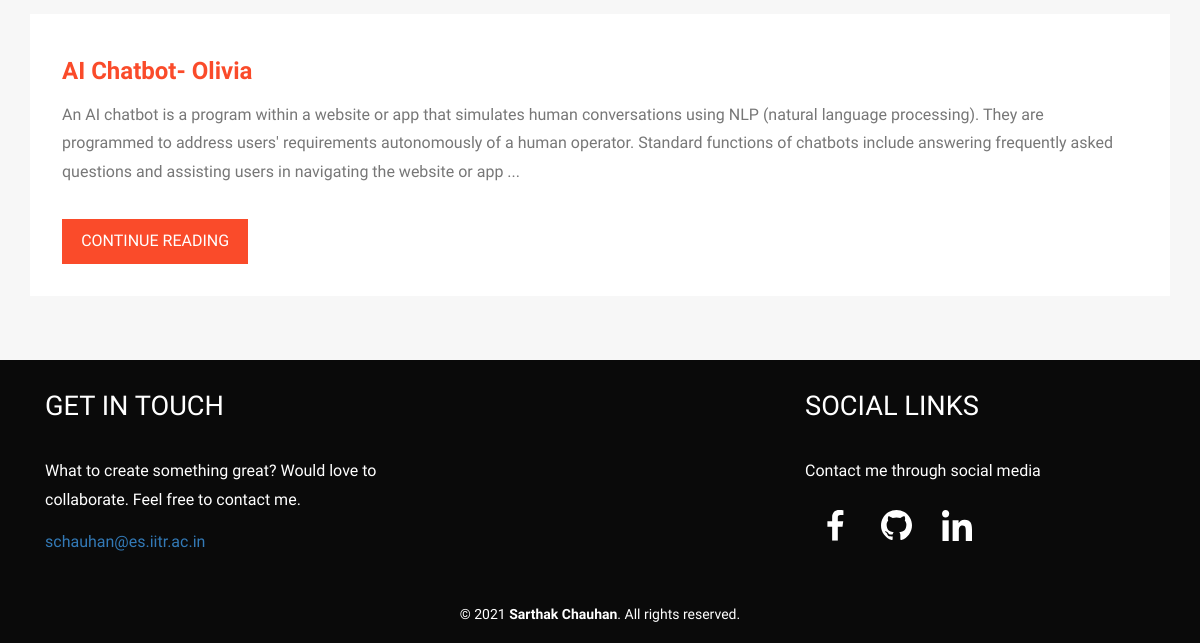
Before: / (lower part) with the older database file.
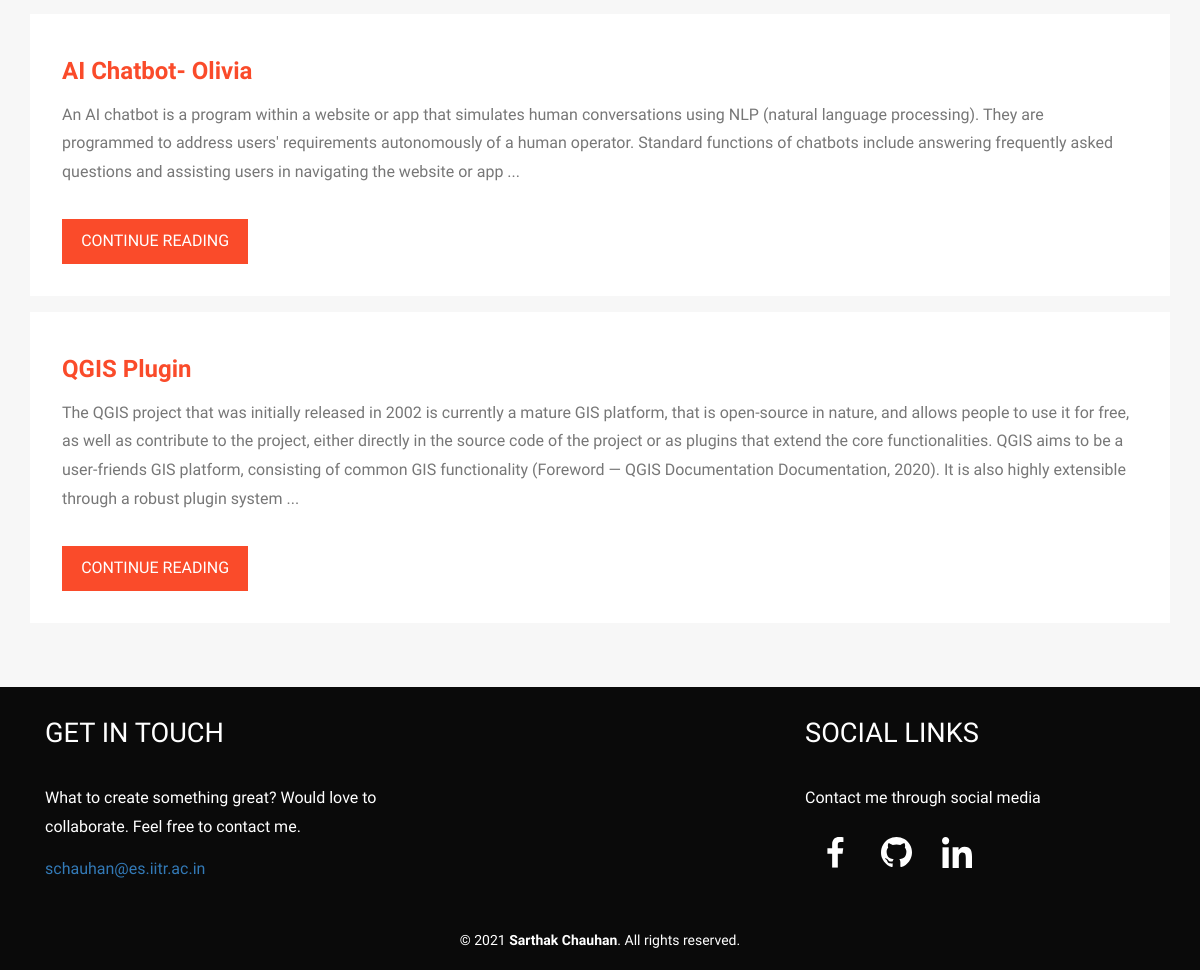
After: the same page with the newer database file.
### app.py (models this page shows)
class Posts(db.Model):
    sno = db.Column(db.Integer, primary_key = True, autoincrement=True)
    title = db.Column(db.String(80), unique = False, nullable = False)
    slug = db.Column(db.String(120), unique = False, nullable = True)
    image_file = db.Column(db.String(30), unique = False, nullable = True)
    content = db.Column(db.String(1000), unique = False, nullable = True)
    date = db.Column(db.String(12), unique = False, nullable = True)
    html_file = db.Column(db.String(120), unique = False, nullable = True)

### app.py (the view)
@app.route('/')
def home():
    posts=Posts.query.filter_by().all()[0:params['posts_in_homepage']]
    return render_template('home.html', params=params, posts=posts)

### templates/home.html (shortened to what this page needs)
<!DOCTYPE HTML>
<html>
	<head>
		<link href="{{ url_for('static', filename='css/bootstrap.css') }}" rel='stylesheet' type='text/css' />
		<link href="{{ url_for('static', filename='css/style.css') }}" rel='stylesheet' type='text/css' />
		<link href="{{ url_for('static', filename='css/animate.min.css') }}" rel="stylesheet">
	</head>
	<body>
		<div class="technology">
			<div id="main-content" class="container">
				{% for post in posts %}
					<div class="tc-ch wow fadeInDown"  data-wow-duration=".8s" data-wow-delay=".2s">
						<h3><a href="/post/{{post.slug}}">{{post.title}}</a></h3>
						<p>{{post.content}} ...</p>
						<div class="bht1">
							<a href="/post/{{post.slug}}">CONTINUE READING</a>
						</div>
						<div class="clearfix"></div>
					</div>
				{% endfor %}
			</div>
		</div>
		<div class="footer">
			<div class="container">
				<div class="col-md-4 footer-left wow fadeInLeft"  data-wow-duration=".8s" data-wow-delay=".2s">
					<h4>GET IN TOUCH</h4>
					<p>What to create something great? Would love to collaborate. Feel free to contact me.</p>
					<a href="mailto:schauhan@es.iitr.ac.in">schauhan@es.iitr.ac.in</a>
				</div>
				<div class="col-md-4 footer-middle wow fadeInDown"  data-wow-duration=".8s" data-wow-delay=".2s">
				</div>
				<div class="col-md-4 footer-right wow fadeInRight"  data-wow-duration=".8s" data-wow-delay=".2s">
					<h4>SOCIAL LINKS</h4>
					<p>Contact me through social media </p>
					<div class="nav navbar-nav navbar-right social-icons wow fadeInRight animated animated" data-wow-delay=".5s" style="visibility: visible; animation-delay: 0.5s; animation-name: fadeInRight;">
						<div class="col-lg-2 col-md-2 col-sm-2 col-xs-2">
							<div id="Facebook">
								<a href="https://www.facebook.com/sarthak.chauhan.5264"> <img src="{{ url_for('static', filename='images/facebook.svg') }}" alt="photo" id="Behance" width="100%"> </a>
							</div>
						</div>
						<div class="col-lg-2 col-md-2 col-sm-2 col-xs-2">
							<div id="Github">
								<a href="https://github.com/Sar1hak"> <img src="{{ url_for('static', filename='images/Github.svg') }}" alt="photo" id="Dribbble" width="100%"> </a>
							</div>
						</div>
						<div class="col-lg-2 col-md-2 col-sm-2 col-xs-2">
							<div id="Linkedin">
								<a href="https://www.linkedin.com/in/sarthak-chauhan-3a8776149/"> <img src="{{ url_for('static', filename='images/linkedin.svg') }}" alt="photo" id="Medium" width="100%"> </a>
							</div>
						</div>
					</div>
					<div class="clearfix"> </div>
				</div>
				<div class="clearfix"></div>
			</div>
		</div>
		<div class="copyright wow"  data-wow-duration=".8s" data-wow-delay=".2s">
			<div class="container">
				<p>© 2021 <a href="/about">Sarthak Chauhan</a>. All rights reserved.</p>
			</div>
		</div>
	</body>
</html>

### static/css/style.css (style rules this page uses)
html, body { font-family: 'Raleway', sans-serif; font-size: 100%; background: #f7f7f7; }
body a,.grid_1,plan_1,plan_1.one,plan_1.two,i.icon1, i.icon2, i.icon3, i.icon4, i.icon5, i.icon6 { transition:0.5s all; -webkit-transition:0.5s all; -moz-transition:0.5s all; -o-transition:0.5s all; -ms-transition:0.5s all; }
h1,h2,h3,h4,h5,h6 { margin:0; font-family: 'Raleway', sans-serif; }
p { margin:0; font-family: 'Raleway'; }
.navbar-right { float: left !important; margin-right: -15px; }
.social-icons { margin-top: 0.5em; }
.tc-ch h3 a,.wthree h3 a { color: #fa4b2a; font-weight: 600; }
.tc-ch p,.wthree p { color: #777; font-size: 1em; line-height: 1.8em; margin: 1em 0; }
.tc-ch h3,.wthree h3 { margin: 0.5em 0 0; font-size:1.5em; }
.tc-ch { background: #fff; padding: 2em 2em; margin-bottom: 1em; }
.bht1 a { background: #fa4b2a; padding: 0.7em 1.2em; display:inline-block; color: #fff; }
.bht1 { float: left; padding-top: 1em; }
.footer { background: #0a0a0a; padding: 2em 0; margin-top: 3em; }
.footer p { font-size: 1em; color: #fff; margin: 1em 0; line-height: 1.8em; }
.footer h4 { font-size: 1.7em; color: #fff; padding-bottom: 0.7em; }
.copyright { background:#0a0a0a; padding: 1em 0; text-align: center; }
.copyright p { font-size: 0.875em; color: #ffffff; line-height: 1.8em; }
.copyright p a { color: #ffffff; font-weight:700; }
.technology { margin-top: 3em; }

Changed rows visible on the page:
added Posts: title "QGIS Plugin", content "The QGIS project that was initially released in 2002 is currently a mature GIS platform, that is open-source in nature, and allows people to use it for free, as well as contribute to the project, either directly in the source code of the project or as plugins that extend the core functionalities. QGIS aims to be a user-friends GIS platform, consisting of common GIS functionality (Foreword — QGIS Documentation Documentation, 2020). It is also highly extensible through a robust plugin system"
